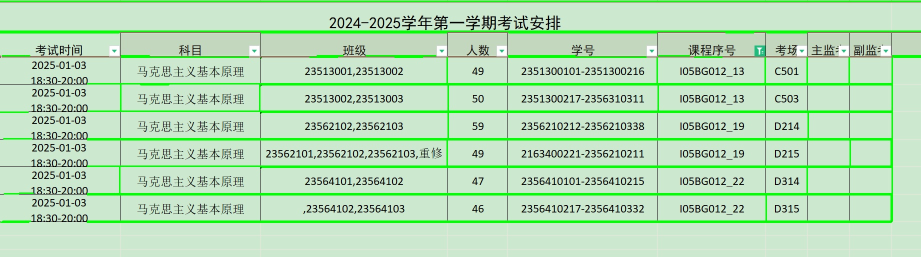
#> input picture pythonProject2/test3_r.jpg, 1841 x 513 px (shown at 1/2 size)
$ python -i ceshi.py   (imports and definitions only)
#> lines starting #> are read from the running program, lines starting #| are printed output that depends on the picture; after the words box and inside, x2 and y2 are one past the last pixel; in counts of white or black regions, pixels touching at a corner belong together
import cv2
import numpy as np
#工具类
class LineUtils:
    @staticmethod
    def line_from_polar(rho, theta):
        '''
         从极坐标转换为直线的端点坐标
        :param rho:
        :param theta:
        :return:
        '''
        a = np.cos(theta)
        b = np.sin(theta)
        x0 = a * rho
        y0 = b * rho
        x1 = int(x0 + 10000 * (-b))
        y1 = int(y0 + 10000 * a)
        x2 = int(x0 - 10000 * (-b))
        y2 = int(y0 - 10000 * a)
        return (x1, y1), (x2, y2)

    @staticmethod
    def is_horizontal_or_vertical(theta, threshold=1e-2):
        '''
         判断直线是否是水平或垂直的。
        :param theta:
        :param threshold:
        :return:
        '''
        return abs(theta) < threshold or abs(theta - np.pi) < threshold or \
               abs(theta - np.pi/2) < threshold or abs(theta - 3*np.pi/2) < threshold

    @staticmethod
    def find_intersection(p1, p2, p3, p4):
        '''
        计算两条直线的交点
        :param p1:
        :param p2:
        :param p3:
        :param p4:
        :return:
        '''
        x1, y1 = p1
        x2, y2 = p2
        x3, y3 = p3
        x4, y4 = p4

        denominator = (x1 - x2) * (y3 - y4) - (y1 - y2) * (x3 - x4)
        if denominator == 0:
            return None  # 平行线或者重合线没有交点
        px = ((x1 * y2 - y1 * x2) * (x3 - x4) - (x1 - x2) * (x3 * y4 - y3 * x4)) / denominator
        py = ((x1 * y2 - y1 * x2) * (y3 - y4) - (y1 - y2) * (x3 * y4 - y3 * x4)) / denominator
        return int(px), int(py)

    @staticmethod
    def merge_close_lines(lines, threshold=15):
        '''
        合并接近的直线
        :param lines:
        :param threshold:
        :return:
        '''
        unique_lines = []
        for line in lines:
            added = False
            for ul in unique_lines:
                ul_m, ul_c = ul
                m, c = line
                if abs(ul_m - m) < threshold and abs(ul_c - c) < 1:
                    added = True
                    break
            if not added:
                unique_lines.append(line)
        return unique_lines
#主要类
class ImageProcessor:
    def __init__(self, image_path):

        self.image_path = image_path
        self.image = None
        self.lines_eq = []  # 存储直线方程
        self.intersections_sorted = []#储存排序后的交点
        self.results = []  # 存储处理后的结果
        self.detail=[]#储存交点的特征
        self.point_to_lines = {}# 创建一个字典来存储点到直线的映射,每个交点对应两条直线，第一条垂直，第二条水平
#工具函数 加载图像
    def load_image(self):
        '''
        加载图像
        :return:
        '''
        self.image = cv2.imread(self.image_path)
#> self.image is the input picture: shape (513, 1841, 3); mean B, G, R 181.9, 222.1, 180.3
        if self.image is None:
            print("图片未找到")
            return False
        return True
#工具函数 获取（交点的特征）交点的上下左右是否有直线连接
    def check_feature(self, x, y):
        '''
         检查交点的特征(交点的上下左右是否有直线连接)
        :param x:
        :param y:
        :return:
        '''
        xx, yy = self.intersections_sorted[y][x]
        binary = cv2.cvtColor(self.image, cv2.COLOR_BGR2GRAY)
        gray = cv2.adaptiveThreshold(binary, 255, cv2.ADAPTIVE_THRESH_GAUSSIAN_C, cv2.THRESH_BINARY, 35, 3)
        # 初始化四个方向的标志
        shang = False
        xia = False
        zuo = False
        you = False
        pp = 10
        # 检查上方是否连接着直线
        if y > 0:
            xs, ys = self.intersections_sorted[y - 1][x]
            for i in range(xx - pp, xx + pp):
                ok = 0

                for j in range(ys, yy):
                    if gray[j][i] != 0:
                        ok += 1

                if ok <= pp:
                    shang = True
                    break

        # 检查下方是否连接着直线
        if y < len(self.intersections_sorted) - 1:
            xa, ya = self.intersections_sorted[y + 1][x]
            for i in range(xx - pp, xx + pp):
                ok = 0
                for j in range(yy, ya):
                    if gray[j][i] != 0:
                        ok += 1

                if ok <= pp:
                    xia = True
                    break

        # 检查左侧是否连接着直线
        if x > 0:
            xl, yl = self.intersections_sorted[y][x - 1]
            for j in range(yy - pp, yy + pp):
                ok = 0
                for i in range(xl, xx):
                    if gray[j][i] != 0:
                        ok += 1
                if ok < pp:
                    zuo = True
                    break

        # 检查右侧是否连接着直线
        if x < len(self.intersections_sorted[0]) - 1:
            xr, yr = self.intersections_sorted[y][x + 1]
            for j in range(yy - pp, yy + pp):
                ok = 0
                for i in range(xx, xr):
                    if gray[j][i] != 0:
                        ok += 1

                if ok <= pp:
                    you = True
                    break
        dian = (shang, xia, zuo, you)
        return dian

    # 工具函数，读取当前直线，更新交点
    def find_intersections(self):
            '''
            读取当前直线列表，更新交点列表,存储交点与直线的关系
            :return:
            '''

            if not self.lines_eq:
                print("No lines detected.")
                self.intersections_sorted = []
                return False

            intersections = set()
            for i in range(len(self.lines_eq)):
                for j in range(i + 1, len(self.lines_eq)):
                    if abs(self.lines_eq[i][0][0]-self.lines_eq[i][1][0])<=1:
                         m1, c1 = self.lines_eq[i]
                         m2, c2 = self.lines_eq[j]
                    else:
                        m1, c1 = self.lines_eq[j]
                        m2, c2 = self.lines_eq[i]
                    intersection = LineUtils.find_intersection(m1, c1, m2, c2)
                    if intersection:
                        intersections.add(intersection)
                        # 将交点添加到点到直线的映射中
                        point = (int(intersection[0]), int(intersection[1]))
                        if point not in self.point_to_lines:
                            self.point_to_lines[point] = []
                            self.point_to_lines[point].append((m1, c1))
                            self.point_to_lines[point].append((m2, c2))
            self.intersections_sorted = []
            lin = sorted(intersections, key=lambda point: (point[1], point[0]))
            x0, y0 = lin[0]
            lino = []
            for x, y in lin:
                if y0 == y:
                    lino.append((x, y))
                else:
                    self.intersections_sorted.append(lino)
                    lino = [(x, y)]
                    y0 = y
            self.intersections_sorted.append(lino)

            return True

        # 工具函数，根据交点 匹配特定坐标范围和单元格之间的关系
    def process_intersections(self):
            '''
            (读取交点) 储存 特定坐标范围对应的单元格
            :return:
            '''

            # 处理交点获得单元格地址
            column = len(self.intersections_sorted[0])
            row = len(self.intersections_sorted)
            for i in range(row):
                lin = []
                for j in range(column):
                    if i + 1 < row and j + 1 < column:
                        lin.append([self.intersections_sorted[i][j], self.intersections_sorted[i + 1][j + 1],
                                             (i + 1, j + 1)])
                if lin:
                    self.results.append(lin)

    def linedetection(self):
        '''
        读取图像，使用霍夫变换检测图像中的直线，并做 直线拟合 后，储存直线（两个端点）
        :return:
        '''
        if not self.load_image():
            return
        intersections=set()
        gray = cv2.cvtColor(self.image, cv2.COLOR_BGR2GRAY)
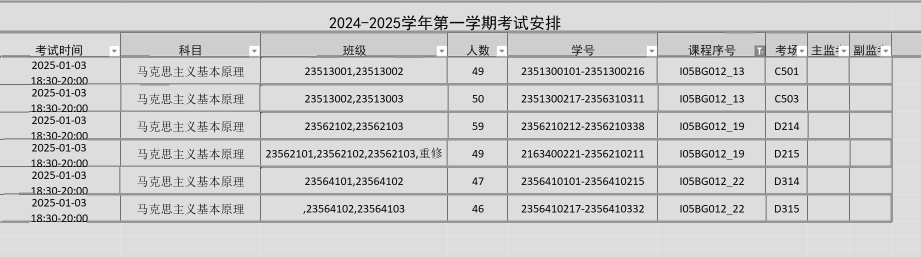
#> gray: shape (513, 1841) (shown at 1/2 size); min 0, max 255, mean 205.1
        blurred = cv2.GaussianBlur(gray, (5, 5), 0)
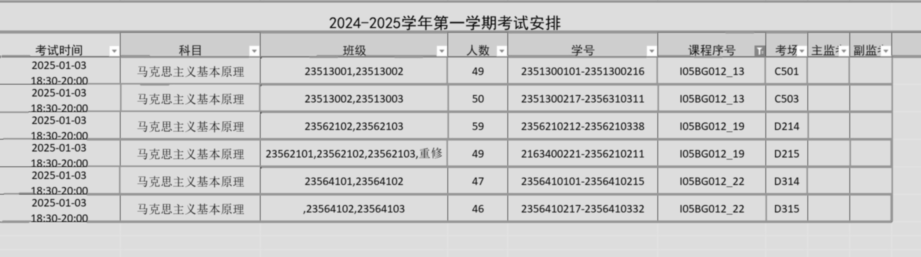
#> blurred: shape (513, 1841) (shown at 1/2 size); min 12, max 255, mean 205.1
        edges = cv2.Canny(blurred, 50, 150)
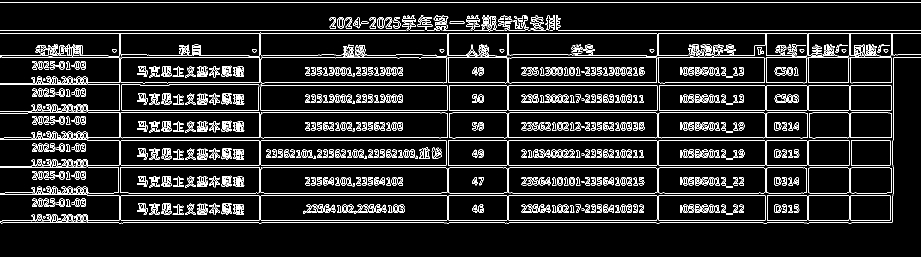
#> edges: shape (513, 1841) (shown at 1/2 size); 8.6% white in thin lines or dots, all inside (x1, y1, x2, y2) = (0, 5, 1841, 447)
        lines = cv2.HoughLines(edges, 1, np.pi/180, 200)
#> lines = 755 rows, first 8: [5, 1.57], [115, 1.57], [60, 1.57], [440, 1.57], [275, 1.57], [220, 1.57], [330, 1.57], [445, 1.57]

        if lines is not None:
            unique_lines = LineUtils.merge_close_lines([line[0] for line in lines if LineUtils.is_horizontal_or_vertical(line[0][1])])
#> the loop in merge_close_lines, `for line in lines:` made 76 passes
#> line on passes 1 to 12: [5, 1.57], [115, 1.57], [60, 1.57], [440, 1.57], [275, 1.57], [220, 1.57], [330, 1.57], [445, 1.57], [165, 1.57], [281, 1.57], [391, 1.57], [66, 1.57]
#> after the loop in merge_close_lines, `for line in lines:`: unique_lines = 25 pairs, first value 5 to 1782, second value 0 to 1.57
            for line in unique_lines:
                rho, theta = line
                d1, d2 = LineUtils.line_from_polar(rho, theta)
                self.lines_eq.append((d1, d2))
#> this loop made 25 passes
#> (rho, theta, a in line_from_polar, b in line_from_polar, x0 in line_from_polar, y0 in line_from_polar, x1 in line_from_polar, y1 in line_from_polar) on passes 1 to 12: (5, 1.57, -4.37e-08, 1, -2.19e-07, 5, -10000, 4), (115, 1.57, -4.37e-08, 1, -5.03e-06, 115, -10000, 114), (60, 1.57, -4.37e-08, 1, -2.62e-06, 60, -10000, 59), (440, 1.57, -4.37e-08, 1, -1.92e-05, 440, -10000, 439), (275, 1.57, -4.37e-08, 1, -1.2e-05, 275, -10000, 274), (220, 1.57, -4.37e-08, 1, -9.62e-06, 220, -10000, 219), (330, 1.57, -4.37e-08, 1, -1.44e-05, 330, -10000, 329), (165, 1.57, -4.37e-08, 1, -7.21e-06, 165, -10000, 164), (391, 1.57, -4.37e-08, 1, -1.71e-05, 391, -10000, 390), (312, 1.57, -4.37e-08, 1, -1.36e-05, 312, -10000, 311), (257, 1.57, -4.37e-08, 1, -1.12e-05, 257, -10000, 256), (422, 1.57, -4.37e-08, 1, -1.84e-05, 422, -10000, 421)
#> after the loop, self.lines_eq = 25 items
    #主要函数
    def detect_lines_and_find_intersections(self):

            self.linedetection()
            self.find_intersections()
#> the loop in find_intersections, `for i in range(len(self.lines_eq)):` made 25 passes
#> the loop in find_intersections, `for x, y in lin:` made 144 passes
#> (x, y) on passes 1 to 12: (241, 4), (521, 4), (894, 4), (1014, 4), (1314, 4), (1532, 4), (1616, 4), (1698, 4), (1782, 4), (241, 59), (521, 59), (894, 59)
            self.features()
            self.embellish()
            self.find_intersections()
            self.features()
            self.process_intersections()


    #调试用，根据当前成员函数，可视化直线和交点
    def visualize_lines_and_intersections(self):
        '''
         #调试用，根据当前成员函数，可视化直线和交点
        :return:
        '''
        if self.image is None:
            print("图像未加载，请先加载图像。")
            return

        # 在图像上绘制直线
        for d1,d2 in self.lines_eq:
            (x1,y1)=d1
            (x2,y2)=d2
            if abs(x1-x2)<=1:
              cv2.line(self.image, (x1, y1), (x2, y2), (0, 0, 255), 2)  # 红色直线

        # 显示图像
        cv2.imshow("Lines and Intersections", self.image)
        cv2.waitKey(0)
        cv2.destroyAllWindows()
#工具函数，查找点的特征
    def features(self):
        '''
        更新所有点的特征
        :return:
        '''
        dl=[]
        for y in range(len(self.intersections_sorted)):
            lin = []
            for x in range(len(self.intersections_sorted[0])):
                # 使用 check_feature 函数捕捉交点的细节
                details = self.check_feature(x, y)
                lin.append(details)
            dl.append(lin)
#> this loop made 16 passes
#> pass 1, in check_feature, `gray = cv2.adaptiveThreshold(binary, 255, cv2.ADAPTIVE_THRESH_GAUSSIAN..`:
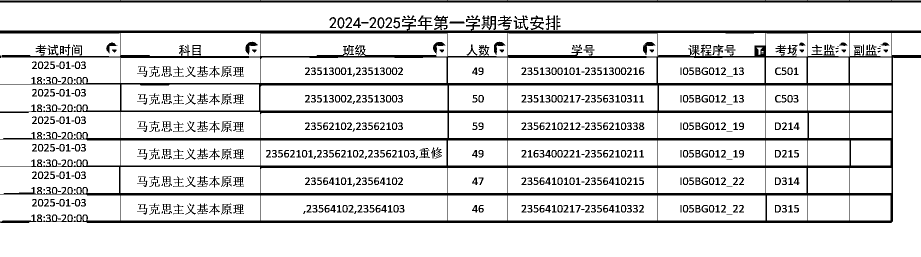
#> gray: shape (513, 1841) (shown at 1/2 size); 86.5% white; 621 black regions (114 under 20 px), largest, box (x1, y1, x2, y2) and area: (0, 44, 1841, 446) 76533, (0, 0, 1841, 5) 7373, (868, 31, 896, 60) 372
        self.detail=dl.copy()
    def embellish(self):
        '''
        根据点的特征更新直线方程（舍弃一些直线）
        （对每条直线做严格检测，如果直线的交点特征在直线方向上全部为假，则舍弃掉）
        :return:
        '''
        lin = []
        for y in range(len(self.intersections_sorted)):
            for x in range(len(self.intersections_sorted[0])):
                try:
                    line1, line2 = self.point_to_lines[self.intersections_sorted[y][x]]
                    point1a, point1b = line1
                    point2a, point2b = line2
                    if True in [self.detail[y][x][0], self.detail[y][x][1]] and (point1a, point1b) not in lin:
                        lin.append((point1a, point1b))
                    if True in [self.detail[y][x][2], self.detail[y][x][3]] and (point2a, point2b) not in lin:
                        lin.append((point2a, point2b))

                except ValueError as e:
                    print(f"解包错误：{e}")
        self.lines_eq=lin.copy()

>>> result = ImageProcessor('test3_r.jpg').detect_lines_and_find_intersections()
#> the loop in find_intersections (call 2), `for i in range(len(self.lines_eq)):` made 18 passes
#> the loop in find_intersections (call 2), `for x, y in lin:` made 81 passes
#> the loop in features (call 2), `for y in range(len(self.intersections_sorted)):` made 9 passes
